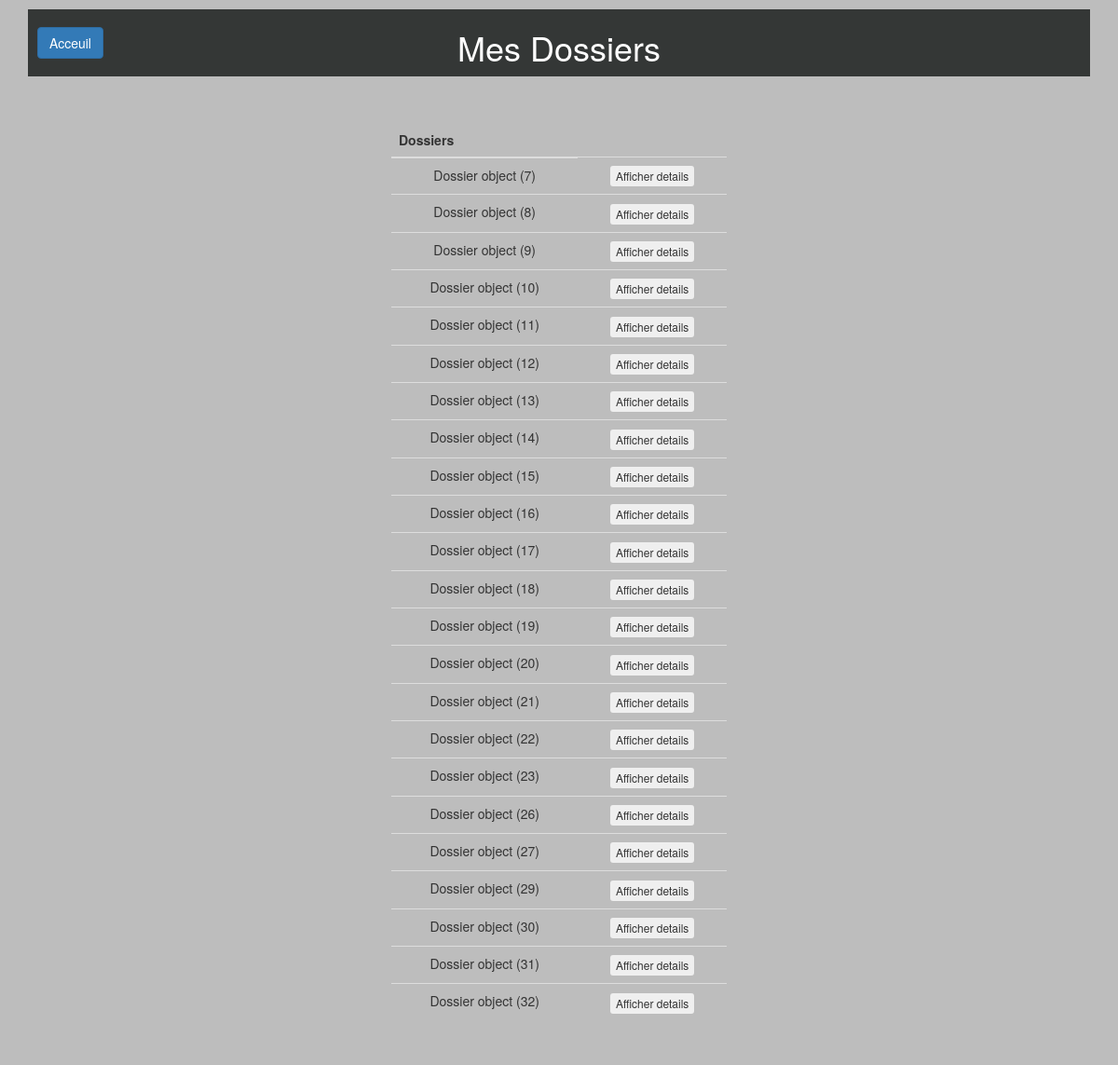
The page /consulterdossier/ (signed in) on the database its author committed.
### calculdej/models.py (models this page shows, shortened)
class Dossier(models.Model):
    titre = models.CharField(max_length=30,default="")
    auteur = models.ForeignKey(settings.AUTH_USER_MODEL, on_delete=models.CASCADE)
    dernier = models.BooleanField(default=True)

### consulterdossier/views.py (the view)
# urls.py: url('consulterdossier/', include('consulterdossier.urls')),
@login_required
def consulterdossier(request):
    dossiers = Dossier.objects.filter(auteur=request.user)
    return render(request, 'consulterdossier/consulterdossier.html', locals())

### consulterdossier/templates/consulterdossier/consulterdossier.html (shortened to what this page needs)
{% extends "base.html" %}
{% block header %}<h1>Mes Dossiers</h1>{% endblock %}
{% block content %}
<table class="table">
  <thead>
       <tr>
           <th>Dossiers</th>
       </tr>
   </thead>
   <tbody>
       {% for d in dossiers %}
       <tr>
           <td>{{ d }} </td>
           <td>
             <form method="post">
                 <button class="btn btn-xs" type="submit" name="btnaffdetails" value="{{d.id}}">Afficher details</button>
             </form>
          </td>
       </tr>
      {%endfor%}
    </tbody>
</table>
{% endblock %}

### static/css/style.css (style rules this page uses)
body { background-color: #BDBDBD; margin-left: auto; margin-right: auto; }

### rows shown on the page
Dossier: id "Dossier object (7)"
Dossier: id "Dossier object (8)"
Dossier: id "Dossier object (9)"
Dossier: id "Dossier object (10)"
Dossier: id "Dossier object (11)"
Dossier: id "Dossier object (12)"
Dossier: id "Dossier object (13)"
Dossier: id "Dossier object (14)"
Dossier: id "Dossier object (15)"
Dossier: id "Dossier object (16)"
Dossier: id "Dossier object (17)"
Dossier: id "Dossier object (18)"
Dossier: id "Dossier object (19)"
Dossier: id "Dossier object (20)"
Dossier: id "Dossier object (21)"
Dossier: id "Dossier object (22)"
Dossier: id "Dossier object (23)"
Dossier: id "Dossier object (26)"
Dossier: id "Dossier object (27)"
Dossier: id "Dossier object (29)"
Dossier: id "Dossier object (30)"
Dossier: id "Dossier object (31)"
Dossier: id "Dossier object (32)"
